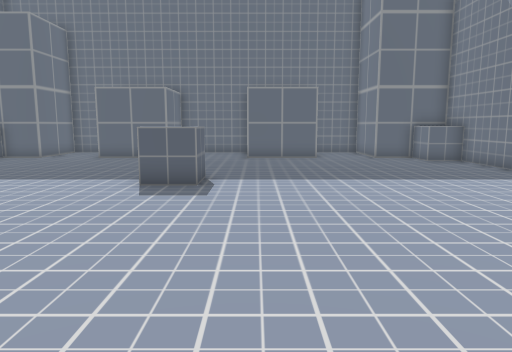
View 1 (above)

14 first-person views from a walk through a Unity game level. The camera is 1.5 m above the floor, tilts 8° down and sees 70° across. The floor is counted in squares, 1 m on a side. Each view is taken from the middle of a square. On the plan, view 1 faces up. The plan holds only what a view shows up to about 16 squares ahead; the rest is blank. The player character is not drawn.

View 2
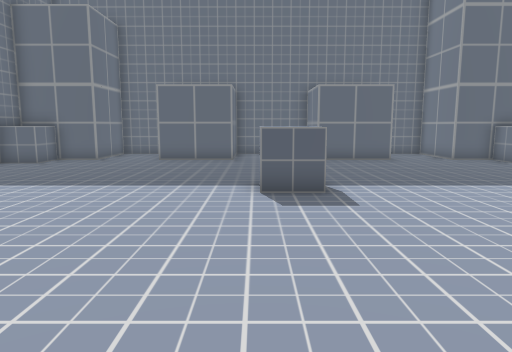

View 3
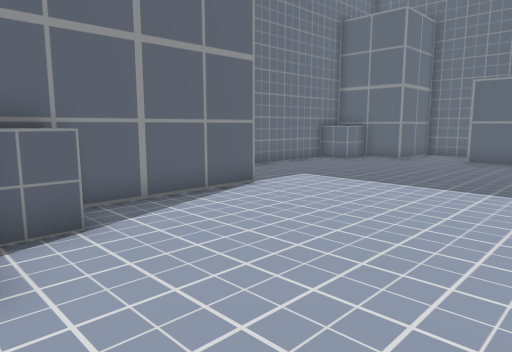

View 4
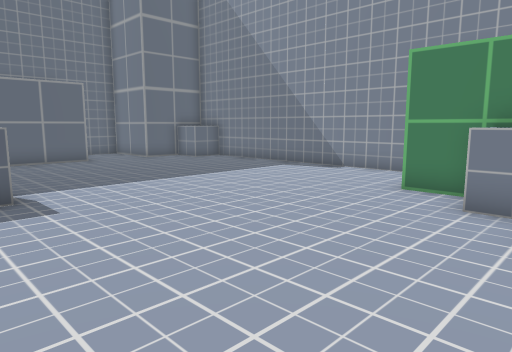

View 5
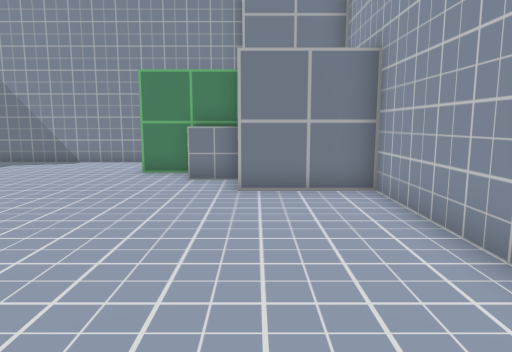

View 6
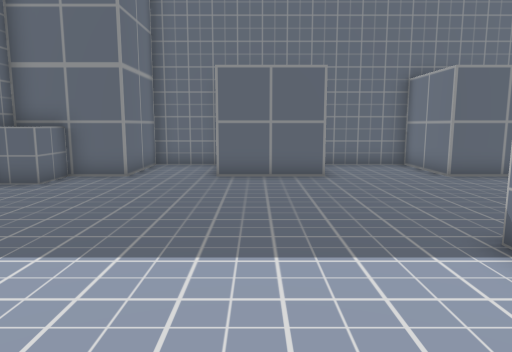

View 7
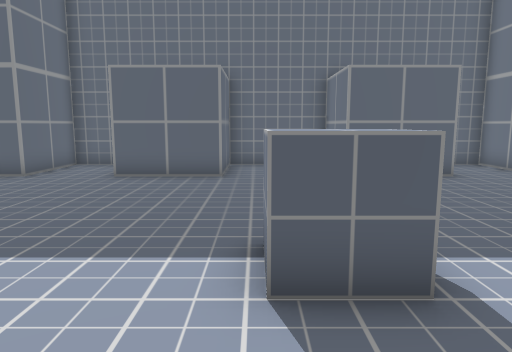

View 8
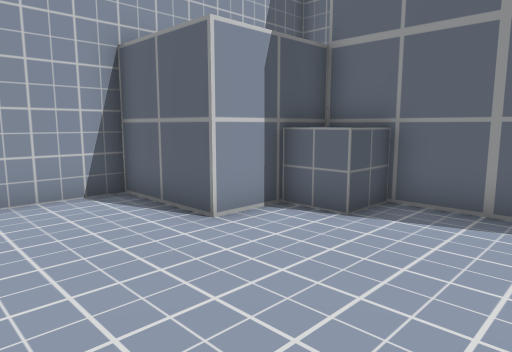

View 9
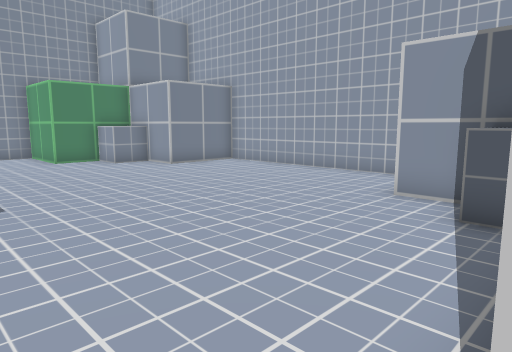

View 10
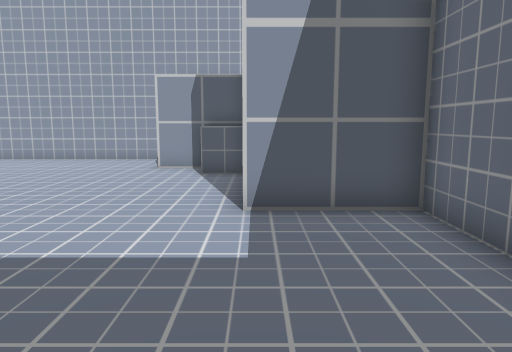

View 11
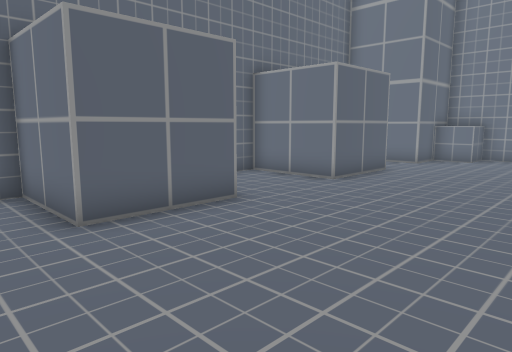

View 12
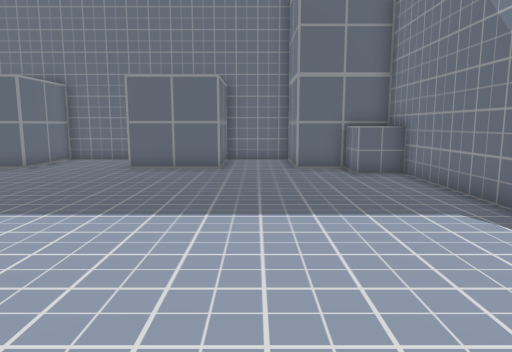

View 13
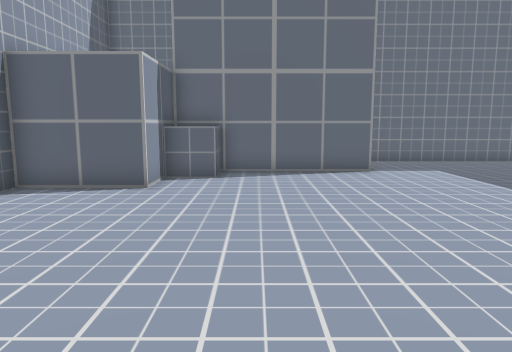

View 14
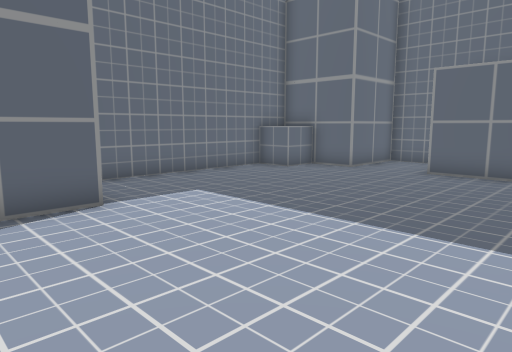

### Floor plan
Points are (right, up) in squares from view 1. A wall is a line through its corners. A room is listed if a view was taken in it or the views show most of it. See-through windows are left out.
Room 1 (views 1, 2, 3, 4, 5, 6, 7, 8, 9, 10, 11, 12, 13, 14)
walls: (-0.4, 16.6) (-0.4, 19.7) (-4, 19.7) (-4, 16.6) (-7.1, 16.6) (-7.1, 19.7) (-9.8, 19.7) (-9.8, 16.6) (-12.9, 16.6) (-12.9, 7.7) (-9.8, 7.7) (-9.8, 1.4) (-6.6, 1.4) (-6.6, -1.8) (2.2, -1.8) (2.2, 1.4) (5.4, 1.4) (5.4, 4.6) (8.6, 4.6) (8.6, 16.6) (5.4, 16.6) (5.4, 19.7) (2.8, 19.7) (2.8, 16.6) (-0.4, 16.6)
objects: other object (-12, 15) to (-12, 16); other object (-9, 2) to (-8, 3); other object (-3, 9) to (-2, 10); other object (4, 2) to (5, 3); other object (7, 15) to (9, 16)

Where each view was taken, in squares from view 1:
view 1: 0 up, 0 right, facing up
view 2: 1 up, 3 left, facing up
view 3: 1 up, 3 left, facing up-left
view 4: 1 up, 3 left, facing up-right
view 5: 1 up, 6 left, facing right
view 6: 6 up, 6 left, facing up
view 7: 6 up, 3 left, facing up
view 8: 6 up, 3 left, facing down-left
view 9: 9 up, 10 left, facing down-right
view 10: 14 up, 10 left, facing down
view 11: 11 up, 9 left, facing up-right
view 12: 4 up, 4 right, facing up
view 13: 4 up, 2 right, facing left
view 14: 5 up, 3 left, facing up-left
